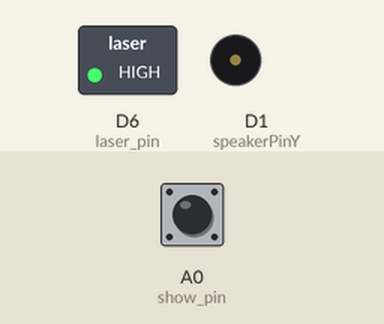
Simulated run of this sketch. Board: Particle Photon. Parts: switched loads named in the sketch (green lamp = pin HIGH), buzzer (waves = sounding). The inputs (shaded band) are chosen by the test bench; at power-on: A0 (show_pin) HIGH.

Above: at 1.2 s.
1.3 s: A0 (show_pin) pulled LOW for 1.2 s
At 5.6 s:
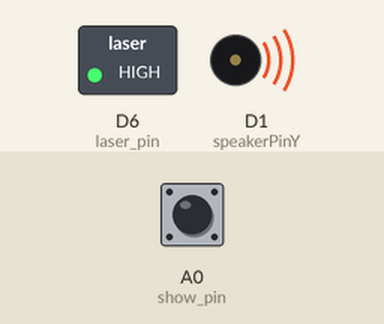
Timing chart, 0 to 12.6 s (numbered marks = the images above; inputs shaded):
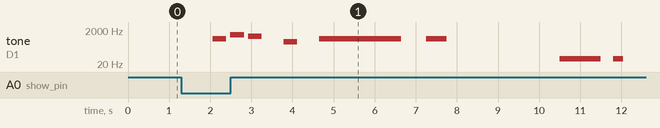

The sketch:

lasertone.ino
```cpp
// EXAMPLE USAGE
// Plays a melody - Connect small speaker to analog pin A0
#include "notes.h"

int speakerPinX = D0;
int speakerPinY = D1;
int laser_pin = D6;
int show_pin = A0;
int laser_toggle_delay = 20;
int val = HIGH;
int notePace = 2;

void laser_on();
void laser_off();
void play_tones();
void play_dual();
void hold();

// notes in the melody:
//int melodyX[] = {220,246,196,97,146,0,0,0}; //A, B, G, G, D C4,G3,G3,A3,G3,0,B3,C4
//int melodyY[] = {220,246,196,97,146,0,0,0}; //A, B, G, G, D C4,G3,G3,A3,G3,0,B3,C4
int melodyX[] =       {nEb5,nC6,nAb5,0,nAb4,0,nEb5,nEb5,0,nFb1,nFb1,0,0,nGb1,nGb1,nGb1,nFb1,0,0,0,nBb5,nC6,0,nAb5,0,nAb4,nEb5,nEb5,nFb1,0,nFb1,nFb1,nFb1,nFb1,nFb1,nBb1,0,0,nFb1,0,nBb5,nC6,nAb5,0,nAb4,0,nEb5,nEb5,0,0,nBb5,nC6,nAb5,nAb4,nEb5,nEb5,0,0,nBb5,nC6,nAb5,nAb1,nEb2,nEb2,0,0,nBb5,nC6,nAb5,nAb4,nEb5};
int noteDurations[] = {6,   6,  6,   6,6,   6,1,   4,   1,2,   8,   8,4,4,   4,   4,   8,   8,2,1,6,   6,  6,6,   6,6,   1,   4,   4,   8,8,   8,   8,   8,   8,   8,   8,8,8,   2,8,   4,  8,   8,8,   4,1,   4,   4,2,8,   8,  8,   8,   2,   4,   4,2,8,   8,  8,   8,   2,   3,   3,3,8,   8,  8,   8,   2};
//int melodyY[] = {0,0,0,0,0,0,0,}; //A, B, G, G, D C4,G3,G3,A3,G3,0,B3,C4
int dualX[] =        {0,0,nGb5,nDb6,nG5,nD6,nGs5,nD6,nE6,nC6,nC6,nC6,nFs5,nCs6,nDs6,nB6,nB6,nFs5,nF5,nF5,nB4};
int dualY[] =        {0,0,nGb2,nDb3,nG2,nD3,nGs2,nD3,nE3,nC3,nC3,nC3,nFs2,nCs3,nDs3,nB2,nB1,nFs2,nF2,nF2,nB1};
int dualDuration[] = {1,1,5,   5,   5,  5,  5,   6,  6,  6,  6,  6,  6,   4,   4,   4,  4,  4,   4,  4,  4};
// note durations: 4 = quarter note, 8 = eighth note, etc.:


void setup() {
  // iterate over the notes of the melody:
  Particle.publish("notifyr/announce", "Baldie Close Encounters Laser Show!");
  pinMode(laser_pin, OUTPUT);
  pinMode(show_pin, INPUT_PULLUP);
  laser_on();

}
void loop() {
    val = digitalRead(show_pin);
    if (val == LOW) {
        play_tones();
        play_dual();
        val = HIGH;
    }
    //play_tones();
    //play_dual();
    delay(1000);
}
void laser_on()
{
  hold(laser_toggle_delay);
  digitalWrite(laser_pin, HIGH);
}

void laser_off()
{
  hold(laser_toggle_delay);
  digitalWrite(laser_pin, LOW);
}

void play_tones()
{
    for (int thisNote = 0; thisNote < 71; thisNote++) {

        // to calculate the note duration, take one second
        // divided by the note type.
        //e.g. quarter note = 1000 / 4, eighth note = 1000/8, etc.
        int noteDuration = (1000*notePace)/noteDurations[thisNote];
        tone(speakerPinX, melodyX[thisNote],noteDuration);
        tone(speakerPinY, melodyX[thisNote],noteDuration);
        // to distinguish the notes, set a minimum time between them.
        // the note's duration + 30% seems to work well:
        int pauseBetweenNotes = noteDuration * 1.30;
        delay(pauseBetweenNotes);
        // stop the tone playing:
        noTone(speakerPinX);
        noTone(speakerPinY);
    }

}
void play_dual()
{
    for (int thisNote = 0; thisNote < 21; thisNote++) {

        // to calculate the note duration, take one second
        // divided by the note type.
        //e.g. quarter note = 1000 / 4, eighth note = 1000/8, etc.
        int noteDuration = (1000*notePace)/dualDuration[thisNote];
        tone(speakerPinX, dualX[thisNote],noteDuration);
        tone(speakerPinY, dualY[thisNote],noteDuration);
        // to distinguish the notes, set a minimum time between them.
        // the note's duration + 30% seems to work well:
        int pauseBetweenNotes = noteDuration * 1.30;
        delay(pauseBetweenNotes);
        // stop the tone playing:
        noTone(speakerPinX);
        noTone(speakerPinY);
    }

}

void hold(long length)
{
    long loop2 = 0;
        length = length * 2;

        while (loop2 < length)
        {
            delay (1); //we'v messed with timers - so this is a bunch smaller than 1ms delay
            loop2 ++;
        }
}
```

notes.h
```cpp
/***************************************************************
 * Frequencies for an entire piano keyboard. We pulled this info
 * from this website:
 * http://www.phy.mtu.edu/~suits/notefreqs.html
 *
 * Note names are organized by octave and sharp (s) or flat (b).
 *
 * Note: #define is a pre-compiler directive, so on the first pass
 * through your code, the compiler will replace anything that
 * has a #define statement associated with it with the appropriate
 * string or value.
 *
 * Notice that #define does not use an '=' or a ';' mark.
 *
 * It's convenient because it doesn't use up any processor resources
 * and the math is done by the compiling computer rather than on
 * the Arduino.
 *
 ***************************************************************/
#define beatLength 200  // # of milliseconds per beat

// Define the length of each note
#define WN   beatLength*4  // ...a whole note...
#define HN   beatLength*2  // ...a half note...
#define QN   beatLength    // ...a quarter note...
#define EN   beatLength/2  // ...an eighth note...
#define SN   beatLength/4  // ...and a sixteenth note.

// These are pre-written #defines for every note on a piano
#define Rest 0
#define nC0 16
#define nCs0 17
#define nDb0 17
#define nD0 18
#define nDs0 19
#define nEb0 19
#define nE0 21
#define nF0 22
#define nFs0 23
#define nGb0 23
#define nG0 25
#define nGs0 26
#define nAb0 26
#define nA0 28
#define nAs0 29
#define nBb0 29
#define nB0 31
#define nC1 33
#define nCs1 35
#define nDb1 35
#define nD1 37
#define nDs1 39
#define nEb1 39
#define nE1 41
#define nFb1 41
#define nF1 44
#define nFs1 46
#define nGb1 46
#define nG1 49
#define nGs1 52
#define nAb1 52
#define nA1 55
#define nAs1 58
#define nBb1 58
#define nB1 62
#define nC2 65
#define nCs2 69
#define nDb2 69
#define nD2 73
#define nDs2 78
#define nEb2 78
#define nE2 82
#define nF2 87
#define nFs2 93
#define nGb2 93
#define nG2 98
#define nGs2 104
#define nAb2 104
#define nA2 110
#define nAs2 117
#define nBb2 117
#define nB2 123
#define nC3 131
#define nCs3 139
#define nDb3 139
#define nD3 147
#define nDs3 156
#define nEb3 156
#define nE3 165
#define nF3 175
#define nFs3 185
#define nGb3 185
#define nG3 196
#define nGs3 208
#define nAb3 208
#define nA3 220
#define nAs3 233
#define nBb3 233
#define nB3 247
#define nC4 262
#define nCs4 277
#define nDb4 277
#define nD4 294
#define nDs4 311
#define nEb4 311
#define nE4 330
#define nF4 349
#define nFs4 370
#define nGb4 370
#define nG4 392
#define nGs4 415
#define nAb4 415
#define nA4 440
#define nAs4 466
#define nBb4 466
#define nB4 494
#define nC5 523
#define nCs5 554
#define nDb5 554
#define nD5 587
#define nDs5 622
#define nEb5 622
#define nE5 659
#define nF5 698
#define nFs5 740
#define nGb5 740
#define nG5 784
#define nGs5 831
#define nAb5 831
#define nA5 880
#define nAs5 932
#define nBb5 932
#define nB5 988
#define nC6 1047
#define nCs6 1109
#define nDb6 1109
#define nD6 1175
#define nDs6 1245
#define nEb6 1245
#define nE6 1319
#define nF6 1397
#define nFs6 1480
#define nGb6 1480
#define nG6 1568
#define nGs6 1661
#define nAb6 1661
#define nA6 1760
#define nAs6 1865
#define nBb6 1865
#define nB6 1976
#define nC7 2093
#define nCs7 2217
#define nDb7 2217
#define nD7 2349
#define nDs7 2489
#define nEb7 2489
#define nE7 2637
#define nF7 2794
#define nFs7 2960
#define nGb7 2960
#define nG7 3136
#define nGs7 3322
#define nAb7 3322
#define nA7 3520
#define nAs7 3729
#define nBb7 3729
#define nB7 3951
#define nC8 4186
#define nCs8 4435
#define nDb8 4435
#define nD8 4699
#define nDs8 4978
#define nEb8 4978
```

Measured:
- after the input at 1.3 s, tone on D1 (speakerPinY): plays 622 Hz for 0.33 s, 1047 Hz for 0.33 s, 831 Hz for 0.33 s, 415 Hz for 0.33 s, 622 Hz for 2.0 s, 622 Hz for 0.50 s … (8 notes in this stretch), starting after 0.76 s
